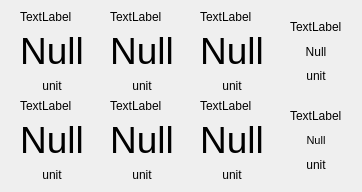
              <widget class="QFrame" name="content">
               <property name="frameShape">
                <enum>QFrame::NoFrame</enum>
               </property>
               <property name="frameShadow">
                <enum>QFrame::Raised</enum>
               </property>
               <layout class="QHBoxLayout" name="horizontalLayout_4">
                <property name="spacing">
                 <number>0</number>
                </property>
                <property name="leftMargin">
                 <number>0</number>
                </property>
                <property name="topMargin">
                 <number>0</number>
                </property>
                <property name="rightMargin">
                 <number>0</number>
                </property>
                <property name="bottomMargin">
                 <number>0</number>
                </property>
                <item>
                 <widget class="QFrame" name="pagesContainer">
                  <property name="styleSheet">
                   <string notr="true"/>
                  </property>
                  <property name="frameShape">
                   <enum>QFrame::NoFrame</enum>
                  </property>
                  <property name="frameShadow">
                   <enum>QFrame::Raised</enum>
                  </property>
                  <layout class="QVBoxLayout" name="verticalLayout_15">
                   <property name="spacing">
                    <number>0</number>
                   </property>
                   <property name="leftMargin">
                    <number>10</number>
                   </property>
                   <property name="topMargin">
                    <number>10</number>
                   </property>
                   <property name="rightMargin">
                    <number>10</number>
                   </property>
                   <property name="bottomMargin">
                    <number>10</number>
                   </property>
                   <item>
                    <widget class="QStackedWidget" name="stackedWidget">
                     <property name="styleSheet">
                      <string notr="true">background: transparent;</string>
                     </property>
                     <property name="currentIndex">
                      <number>0</number>
                     </property>
                     <widget class="QWidget" name="home">
                      <property name="styleSheet">
                       <string notr="true"/>
                      </property>
                      <layout class="QGridLayout" name="gridLayout_2">
                       <property name="leftMargin">
                        <number>0</number>
                       </property>
                       <property name="topMargin">
                        <number>0</number>
                       </property>
                       <property name="rightMargin">
                        <number>0</number>
                       </property>
                       <property name="bottomMargin">
                        <number>0</number>
                       </property>
                       <property name="spacing">
                        <number>0</number>
                       </property>
                       <item row="0" column="0">
                        <widget class="QWidget" name="gridWidget" native="true">
                         <layout class="QGridLayout" name="gridLayout">
                          <property name="sizeConstraint">
                           <enum>QLayout::SetMaximumSize</enum>
                          </property>
                          <property name="leftMargin">
                           <number>0</number>
                          </property>
                          <property name="topMargin">
                           <number>0</number>
                          </property>
                          <property name="rightMargin">
                           <number>0</number>
                          </property>
                          <property name="bottomMargin">
                           <number>0</number>
                          </property>
                          <item row="0" column="0">
                           <layout class="QVBoxLayout" name="verticalLayout_4">
                            <property name="leftMargin">
                             <number>10</number>
                            </property>
                            <property name="rightMargin">
                             <number>10</number>
                            </property>
                            <item>
                             <widget class="QLabel" name="name_0">
                              <property name="maximumSize">
                               <size>
                                <width>16777215</width>
                                <height>50</height>
                               </size>
                              </property>
                              <property name="text">
                               <string>TextLabel</string>
                              </property>
                              <property name="alignment">
                               <set>Qt::AlignBottom|Qt::AlignLeading|Qt::AlignLeft</set>
                              </property>
                             </widget>
                            </item>
                            <item>
                             <widget class="QLabel" name="value_0">
                              <property name="enabled">
                               <bool>true</bool>
                              </property>
                              <property name="font">
                               <font>
                                <family>Segoe UI</family>
                                <pointsize>48</pointsize>
                                <weight>50</weight>
                                <italic>false</italic>
                                <bold>false</bold>
                               </font>
                              </property>
                              <property name="contextMenuPolicy">
                               <enum>Qt::DefaultContextMenu</enum>
                              </property>
                              <property name="styleSheet">
                               <string notr="true">font: 48pt;</string>
                              </property>
                              <property name="text">
                               <string>&lt;html&gt;&lt;head/&gt;&lt;body&gt;&lt;p&gt;&lt;span style=&quot; font-size:28pt;&quot;&gt;Null&lt;/span&gt;&lt;/p&gt;&lt;/body&gt;&lt;/html&gt;</string>
                              </property>
                              <property name="alignment">
                               <set>Qt::AlignCenter</set>
                              </property>
                             </widget>
                            </item>
                            <item>
                             <widget class="QLabel" name="unit_0">
                              <property name="maximumSize">
                               <size>
                                <width>16777215</width>
                                <height>50</height>
                               </size>
                              </property>
                              <property name="text">
                               <string>unit</string>
                              </property>
                              <property name="alignment">
                               <set>Qt::AlignHCenter|Qt::AlignTop</set>
                              </property>
                             </widget>
                            </item>
                           </layout>
                          </item>
                          <item row="0" column="1">
                           <layout class="QVBoxLayout" name="verticalLayout_9">
                            <property name="leftMargin">
                             <number>10</number>
                            </property>
                            <property name="rightMargin">
                             <number>10</number>
                            </property>
                            <item>
                             <widget class="QLabel" name="name_1">
                              <property name="maximumSize">
                               <size>
                                <width>16777215</width>
                                <height>50</height>
                               </size>
                              </property>
                              <property name="text">
                               <string>TextLabel</string>
                              </property>
                              <property name="alignment">
                               <set>Qt::AlignBottom|Qt::AlignLeading|Qt::AlignLeft</set>
                              </property>
                             </widget>
                            </item>
                            <item>
                             <widget class="QLabel" name="value_1">
                              <property name="styleSheet">
                               <string notr="true">font: 48pt;</string>
                              </property>
                              <property name="text">
                               <string>&lt;html&gt;&lt;head/&gt;&lt;body&gt;&lt;p&gt;&lt;span style=&quot; font-size:28pt;&quot;&gt;Null&lt;/span&gt;&lt;/p&gt;&lt;/body&gt;&lt;/html&gt;</string>
                              </property>
                              <property name="alignment">
                               <set>Qt::AlignCenter</set>
                              </property>
                             </widget>
                            </item>
                            <item>
                             <widget class="QLabel" name="unit_1">
                              <property name="maximumSize">
                               <size>
                                <width>16777215</width>
                                <height>50</height>
                               </size>
                              </property>
                              <property name="text">
                               <string>unit</string>
                              </property>
                              <property name="alignment">
                               <set>Qt::AlignHCenter|Qt::AlignTop</set>
                              </property>
                             </widget>
                            </item>
                           </layout>
                          </item>
                          <item row="1" column="0">
                           <layout class="QVBoxLayout" name="verticalLayout_17">
                            <property name="leftMargin">
                             <number>10</number>
                            </property>
                            <property name="rightMargin">
                             <number>10</number>
                            </property>
                            <item>
                             <widget class="QLabel" name="name_4">
                              <property name="maximumSize">
                               <size>
                                <width>16777215</width>
                                <height>50</height>
                               </size>
                              </property>
                              <property name="text">
                               <string>TextLabel</string>
                              </property>
                              <property name="alignment">
                               <set>Qt::AlignBottom|Qt::AlignLeading|Qt::AlignLeft</set>
                              </property>
                             </widget>
                            </item>
                            <item>
                             <widget class="QLabel" name="value_4">
                              <property name="styleSheet">
                               <string notr="true">font: 48pt;</string>
                              </property>
                              <property name="text">
                               <string>&lt;html&gt;&lt;head/&gt;&lt;body&gt;&lt;p&gt;&lt;span style=&quot; font-size:28pt;&quot;&gt;Null&lt;/span&gt;&lt;/p&gt;&lt;/body&gt;&lt;/html&gt;</string>
                              </property>
                              <property name="alignment">
                               <set>Qt::AlignCenter</set>
                              </property>
                             </widget>
                            </item>
                            <item>
                             <widget class="QLabel" name="unit_4">
                              <property name="maximumSize">
                               <size>
                                <width>16777215</width>
                                <height>50</height>
                               </size>
                              </property>
                              <property name="text">
                               <string>unit</string>
                              </property>
                              <property name="alignment">
                               <set>Qt::AlignHCenter|Qt::AlignTop</set>
                              </property>
                             </widget>
                            </item>
                           </layout>
                          </item>
                          <item row="0" column="2">
                           <layout class="QVBoxLayout" name="verticalLayout_16">
                            <property name="leftMargin">
                             <number>10</number>
                            </property>
                            <property name="rightMargin">
                             <number>10</number>
                            </property>
                            <item>
                             <widget class="QLabel" name="name_2">
                              <property name="maximumSize">
                               <size>
                                <width>16777215</width>
                                <height>50</height>
                               </size>
                              </property>
                              <property name="text">
                               <string>TextLabel</string>
                              </property>
                              <property name="alignment">
                               <set>Qt::AlignBottom|Qt::AlignLeading|Qt::AlignLeft</set>
                              </property>
                             </widget>
                            </item>
                            <item>
                             <widget class="QLabel" name="value_2">
                              <property name="styleSheet">
                               <string notr="true">font: 48pt;</string>
                              </property>
                              <property name="text">
                               <string>&lt;html&gt;&lt;head/&gt;&lt;body&gt;&lt;p&gt;&lt;span style=&quot; font-size:28pt;&quot;&gt;Null&lt;/span&gt;&lt;/p&gt;&lt;/body&gt;&lt;/html&gt;</string>
                              </property>
                              <property name="alignment">
                               <set>Qt::AlignCenter</set>
                              </property>
                             </widget>
                            </item>
                            <item>
                             <widget class="QLabel" name="unit_2">
                              <property name="maximumSize">
                               <size>
                                <width>16777215</width>
                                <height>50</height>
                               </size>
                              </property>
                              <property name="text">
                               <string>unit</string>
                              </property>
                              <property name="alignment">
                               <set>Qt::AlignHCenter|Qt::AlignTop</set>
                              </property>
                             </widget>
                            </item>
                           </layout>
                          </item>
                          <item row="1" column="1">
                           <layout class="QVBoxLayout" name="verticalLayout_18">
                            <property name="leftMargin">
                             <number>10</number>
                            </property>
                            <property name="rightMargin">
                             <number>10</number>
                            </property>
                            <item>
                             <widget class="QLabel" name="name_5">
                              <property name="maximumSize">
                               <size>
                                <width>16777215</width>
                                <height>50</height>
                               </size>
                              </property>
                              <property name="text">
                               <string>TextLabel</string>
                              </property>
                              <property name="alignment">
                               <set>Qt::AlignBottom|Qt::AlignLeading|Qt::AlignLeft</set>
                              </property>
                             </widget>
                            </item>
                            <item>
                             <widget class="QLabel" name="value_5">
                              <property name="styleSheet">
                               <string notr="true">font: 48pt;</string>
                              </property>
                              <property name="text">
                               <string>&lt;html&gt;&lt;head/&gt;&lt;body&gt;&lt;p&gt;&lt;span style=&quot; font-size:28pt;&quot;&gt;Null&lt;/span&gt;&lt;/p&gt;&lt;/body&gt;&lt;/html&gt;</string>
                              </property>
                              <property name="alignment">
                               <set>Qt::AlignCenter</set>
                              </property>
                             </widget>
                            </item>
                            <item>
                             <widget class="QLabel" name="unit_5">
                              <property name="maximumSize">
                               <size>
                                <width>16777215</width>
                                <height>50</height>
                               </size>
                              </property>
                              <property name="text">
                               <string>unit</string>
                              </property>
                              <property name="alignment">
                               <set>Qt::AlignHCenter|Qt::AlignTop</set>
                              </property>
                             </widget>
                            </item>
                           </layout>
                          </item>
                          <item row="1" column="2">
                           <layout class="QVBoxLayout" name="verticalLayout_19">
                            <property name="leftMargin">
                             <number>10</number>
                            </property>
                            <property name="rightMargin">
                             <number>10</number>
                            </property>
                            <item>
                             <widget class="QLabel" name="name_6">
                              <property name="maximumSize">
                               <size>
                                <width>16777215</width>
                                <height>50</height>
                               </size>
                              </property>
                              <property name="text">
                               <string>TextLabel</string>
                              </property>
                              <property name="alignment">
                               <set>Qt::AlignBottom|Qt::AlignLeading|Qt::AlignLeft</set>
                              </property>
                             </widget>
                            </item>
                            <item>
                             <widget class="QLabel" name="value_6">
                              <property name="styleSheet">
                               <string notr="true">font: 48pt;</string>
                              </property>
                              <property name="text">
                               <string>&lt;html&gt;&lt;head/&gt;&lt;body&gt;&lt;p&gt;&lt;span style=&quot; font-size:28pt;&quot;&gt;Null&lt;/span&gt;&lt;/p&gt;&lt;/body&gt;&lt;/html&gt;</string>
                              </property>
                              <property name="alignment">
                               <set>Qt::AlignCenter</set>
                              </property>
                             </widget>
                            </item>
                            <item>
                             <widget class="QLabel" name="unit_6">
                              <property name="maximumSize">
                               <size>
                                <width>16777215</width>
                                <height>50</height>
                               </size>
                              </property>
                              <property name="text">
                               <string>unit</string>
                              </property>
                              <property name="alignment">
                               <set>Qt::AlignHCenter|Qt::AlignTop</set>
                              </property>
                             </widget>
                            </item>
                           </layout>
                          </item>
                          <item row="1" column="3">
                           <layout class="QVBoxLayout" name="verticalLayout_22">
                            <property name="leftMargin">
                             <number>10</number>
                            </property>
                            <property name="rightMargin">
                             <number>10</number>
                            </property>
                            <item>
                             <widget class="QLabel" name="name_7">
                              <property name="maximumSize">
                               <size>
                                <width>16777215</width>
                                <height>50</height>
                               </size>
                              </property>
                              <property name="text">
                               <string>TextLabel</string>
                              </property>
                              <property name="alignment">
                               <set>Qt::AlignBottom|Qt::AlignLeading|Qt::AlignLeft</set>
                              </property>
                             </widget>
                            </item>
                            <item>
                             <widget class="QLabel" name="value_7">
                              <property name="font">
                               <font>
                                <family>Segoe UI</family>
                                <pointsize>10</pointsize>
                                <weight>50</weight>
                                <italic>false</italic>
                                <bold>false</bold>
                               </font>
                              </property>
                              <property name="text">
                               <string>&lt;html&gt;&lt;head/&gt;&lt;body&gt;&lt;p&gt;&lt;span style=&quot; font-size:8pt;&quot;&gt;Null&lt;/span&gt;&lt;/p&gt;&lt;/body&gt;&lt;/html&gt;</string>
                              </property>
                              <property name="alignment">
                               <set>Qt::AlignCenter</set>
                              </property>
                             </widget>
                            </item>
                            <item>
                             <widget class="QLabel" name="unit_7">
                              <property name="maximumSize">
                               <size>
                                <width>16777215</width>
                                <height>50</height>
                               </size>
                              </property>
                              <property name="text">
                               <string>unit</string>
                              </property>
                              <property name="alignment">
                               <set>Qt::AlignHCenter|Qt::AlignTop</set>
                              </property>
                             </widget>
                            </item>
                           </layout>
                          </item>
                          <item row="0" column="3">
                           <layout class="QVBoxLayout" name="verticalLayout_21">
                            <property name="leftMargin">
                             <number>10</number>
                            </property>
                            <property name="rightMargin">
                             <number>10</number>
                            </property>
                            <item>
                             <widget class="QLabel" name="name_3">
                              <property name="maximumSize">
                               <size>
                                <width>16777215</width>
                                <height>50</height>
                               </size>
                              </property>
                              <property name="text">
                               <string>TextLabel</string>
                              </property>
                              <property name="alignment">
                               <set>Qt::AlignBottom|Qt::AlignLeading|Qt::AlignLeft</set>
                              </property>
                             </widget>
                            </item>
                            <item>
                             <widget class="QLabel" name="value_3">
                              <property name="text">
                               <string>Null</string>
                              </property>
                              <property name="alignment">
                               <set>Qt::AlignCenter</set>
                              </property>
                             </widget>
                            </item>
                            <item>
                             <widget class="QLabel" name="unit_3">
                              <property name="maximumSize">
                               <size>
                                <width>16777215</width>
                                <height>50</height>
                               </size>
                              </property>
                              <property name="text">
                               <string>unit</string>
                              </property>
                              <property name="alignment">
                               <set>Qt::AlignHCenter|Qt::AlignTop</set>
                              </property>
                             </widget>
                            </item>
                           </layout>
                          </item>
                         </layout>
                        </widget>
                       </item>
                      </layout>
                     </widget>
                     <widget class="QWidget" name="widgets">
                      <property name="styleSheet">
                       <string notr="true">b</string>
                      </property>
                      <layout class="QVBoxLayout" name="verticalLayout">
                       <property name="spacing">
                        <number>10</number>
                       </property>
                       <property name="leftMargin">
                        <number>10</number>
                       </property>
                       <property name="topMargin">
                        <number>10</number>
                       </property>
                       <property name="rightMargin">
                        <number>10</number>
                       </property>
                       <property name="bottomMargin">
                        <number>10</number>
                       </property>
                      </layout>
                     </widget>
                     <widget class="QWidget" name="new_page">
                      <layout class="QVBoxLayout" name="verticalLayout_20"/>
                     </widget>
                    </widget>
                   </item>
                  </layout>
                 </widget>
                </item>
               </layout>
              </widget>
